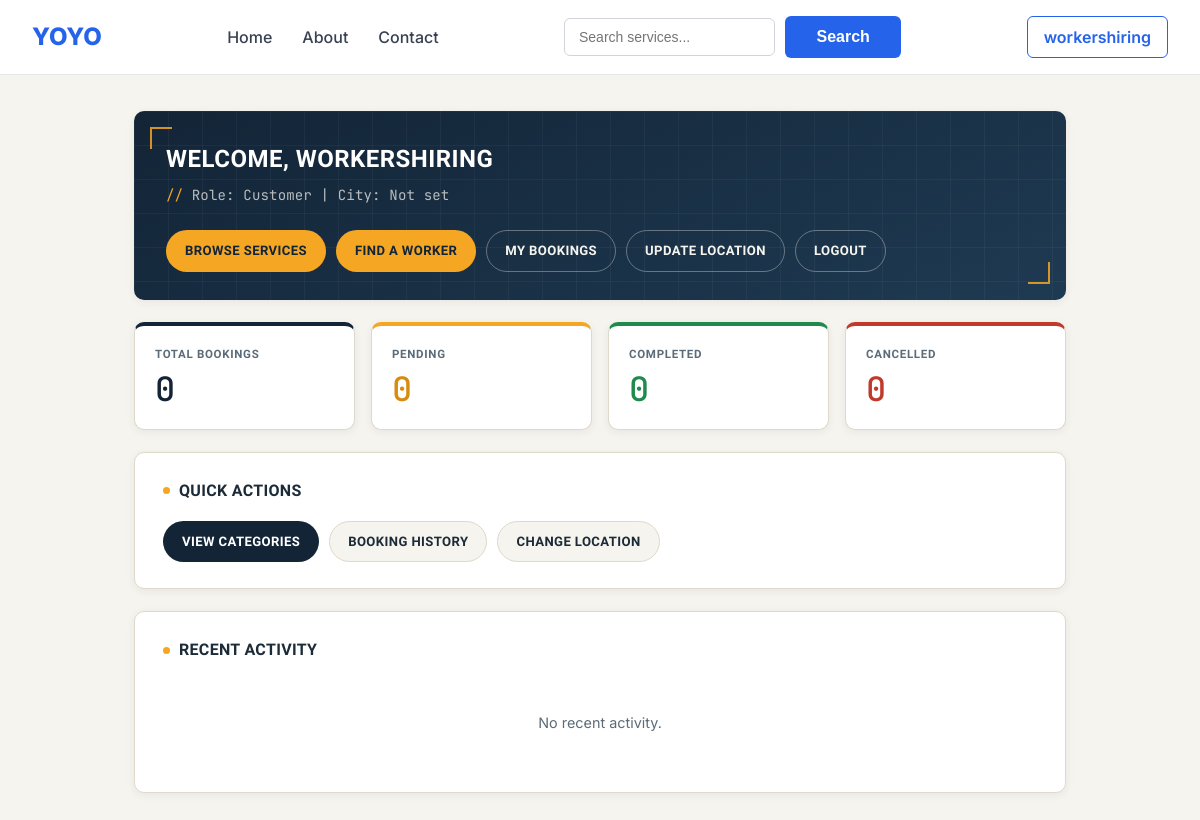
The app's page /accounts/dashboard/customer/ (signed in), older data.
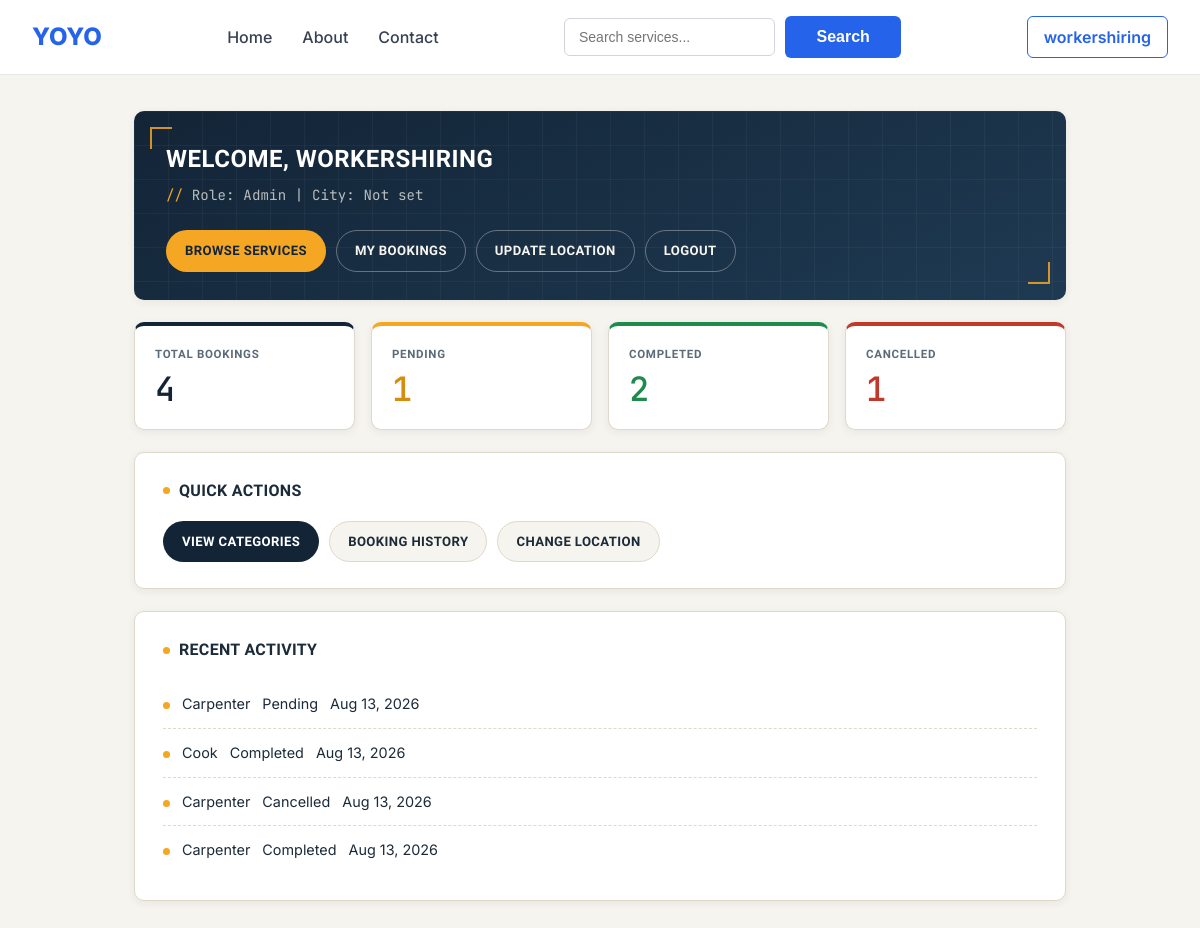
The same page, newer data.
### accounts/models.py (models this page shows, shortened)
class User(AbstractUser):
    class Role(models.TextChoices):
        CUSTOMER = "customer", "Customer"
        WORKER = "worker", "Worker"
        ADMIN = "admin", "Admin"
    id = models.UUIDField(primary_key=True, default=uuid.uuid4, editable=False)
    role = models.CharField(max_length=20, choices=Role.choices, default=Role.CUSTOMER)
    phone_number = models.CharField(max_length=20, unique=True, null=True, blank=True)
    address = models.CharField(max_length=255, blank=True)
    city = models.CharField(max_length=100, blank=True)
    latitude = models.DecimalField(max_digits=9, decimal_places=6, null=True, blank=True)
    longitude = models.DecimalField(max_digits=9, decimal_places=6, null=True, blank=True)
    is_phone_verified = models.BooleanField(default=False)
    created_at = models.DateTimeField(auto_now_add=True)
    updated_at = models.DateTimeField(auto_now=True)

### bookings/models.py (models this page shows, shortened)
class Booking(models.Model):
    class Status(models.TextChoices):
        PENDING = "pending", "Pending"          # created, awaiting worker assignment/acceptance
        ACCEPTED = "accepted", "Accepted"        # worker accepted
        IN_PROGRESS = "in_progress", "In Progress"
        COMPLETED = "completed", "Completed"
        CANCELLED = "cancelled", "Cancelled"
        REJECTED = "rejected", "Rejected"
    id = models.UUIDField(primary_key=True, default=uuid.uuid4, editable=False)
    customer = models.ForeignKey(
        settings.AUTH_USER_MODEL, on_delete=models.CASCADE, related_name="bookings_made"
    )
    worker = models.ForeignKey(
        WorkerProfile, on_delete=models.SET_NULL, null=True, blank=True, related_name="bookings"
    )
    category = models.ForeignKey(ServiceCategory, on_delete=models.PROTECT, related_name="bookings")
    status = models.CharField(max_length=20, choices=Status.choices, default=Status.PENDING)
    address = models.CharField(max_length=255)
    city = models.CharField(max_length=100)
    scheduled_start = models.DateTimeField()
    notes = models.TextField(blank=True)
    estimated_price = models.DecimalField(max_digits=8, decimal_places=2, null=True, blank=True)
    final_price = models.DecimalField(max_digits=8, decimal_places=2, null=True, blank=True)
    created_at = models.DateTimeField(auto_now_add=True)
    updated_at = models.DateTimeField(auto_now=True)
    completed_at = models.DateTimeField(null=True, blank=True)
    cancelled_at = models.DateTimeField(null=True, blank=True)
    cancellation_reason = models.CharField(max_length=255, blank=True)
    class Meta:
        ordering = ["-created_at"]

### categories/models.py (models this page shows, shortened)
class ServiceCategory(models.Model):
    name = models.CharField(max_length=100, unique=True)
    slug = models.SlugField(max_length=110, unique=True)
    description = models.TextField(blank=True)
    service_image=models.ImageField(upload_to='services/', blank=True, null=True)
    icon = models.CharField(max_length=100, blank=True, help_text="Icon name/key for the frontend")
    base_price = models.DecimalField(max_digits=8, decimal_places=2, help_text="Starting/callout price")
    is_active = models.BooleanField(default=True)
    class Meta:
        verbose_name_plural = "Service categories"
        ordering = ["name"]
    def __str__(self):
        return self.name

### accounts/views.py (the view)
@login_required
def customer_dashboard(request):
    user_bookings = Booking.objects.filter(customer=request.user)
    context = {
        "total_bookings": user_bookings.count(),
        "pending_bookings": user_bookings.filter(
            status=Booking.Status.PENDING
        ).count(),
        "completed_bookings": user_bookings.filter(
            status=Booking.Status.COMPLETED
        ).count(),
        "cancelled_bookings": user_bookings.filter(
            status=Booking.Status.CANCELLED
        ).count(),
        "recent_bookings": user_bookings[:5],
    }
    return render(request, "accounts/customer_dashboard.html", context)

### accounts/templates/accounts/customer_dashboard.html (shortened to what this page needs)
{% extends "base.html" %}
{% load static %}
{% block css %}
<link rel="stylesheet" href="{% static 'css/dashboard.css' %}">
{% endblock %}
{% block content %}
<div class="card welcome-card">
    <h2>Welcome, {{ user.username }}</h2>
    <p class="muted">
        Role: {{ user.role|title }} |
        City: {{ user.city|default:"Not set" }}
    </p>
    <div class="actions">
        <a class="btn" href="{% url 'categories:list' %}">
            Browse Services
        </a>
        {% if user.role == "customer" %}
        <a class="btn" href="{% url 'workers:search' %}">
            Find a Worker
        </a>
        {% endif %}
        <a class="btn secondary" href="{% url 'bookings:mine' %}">
            My Bookings
        </a>
        <a class="btn secondary" href="{% url 'accounts:update_location' %}">
            Update Location
        </a>
        <a class="btn secondary" href="{% url 'accounts:logout' %}">
            Logout
        </a>
    </div>
</div>
<div class="stats">
    <div class="stat-card stat-total">
        <h3>Total Bookings</h3>
        <p>{{ total_bookings|default:"0" }}</p>
    </div>
    <div class="stat-card stat-pending">
        <h3>Pending</h3>
        <p>{{ pending_bookings|default:"0" }}</p>
    </div>
    <div class="stat-card stat-completed">
        <h3>Completed</h3>
        <p>{{ completed_bookings|default:"0" }}</p>
    </div>
    <div class="stat-card stat-cancelled">
        <h3>Cancelled</h3>
        <p>{{ cancelled_bookings|default:"0" }}</p>
    </div>
</div>
<div class="card">
    <h3>Quick Actions</h3>
    <div class="actions">
        <a class="btn" href="{% url 'categories:list' %}">
            View Categories
        </a>
        <a class="btn secondary" href="{% url 'bookings:mine' %}">
            Booking History
        </a>
        <a class="btn secondary" href="{% url 'accounts:update_location' %}">
            Change Location
        </a>
    </div>
</div>
<div class="card">
    <h3>Recent Activity</h3>
    <ul class="activity-log">
        {% if recent_bookings %}
            {% for booking in recent_bookings %}
            <li>
                <span class="activity-category">{{ booking.category }}</span>
                <span class="activity-status status-{{ booking.status }}">{{ booking.get_status_display|default:booking.status }}</span>
                <span class="activity-date">{{ booking.created_at|date:"M d, Y" }}</span>
            </li>
            {% endfor %}
        {% else %}
            <li class="empty-row">No recent activity.</li>
        {% endif %}
    </ul>
</div>
{% endblock %}

### templates/base.html (shortened to what this page needs)
{% load static %}
<!DOCTYPE html>
<html lang="en">
<head>
    <link rel="stylesheet" href="{% static 'css/style.css' %}">
    {% block css %}
    {% endblock %}
</head>
<body>
<nav class="navbar">
    <a href="{% url 'categories:list' %}" class="logo">
        YOYO
    </a>
    <ul class="nav-links">
        <li><a href="{% url 'categories:list' %}">Home</a></li>
        <li><a href="{% url 'categories:about' %}">About</a></li>
        <li><a href="{% url 'categories:contact' %}">Contact</a></li>
    </ul>
    <form
    class="search-form"
    method="get"
    action="{% url 'workers:search' %}"
>
    <input
        type="text"
        name="q"
        placeholder="Search services..."
    >
    <button type="submit">
        Search
    </button>
</form>
    {% if user.is_authenticated %}
        <a href="{% url 'accounts:dashboard' %}">
            {{ user.username }}
        </a>
    {% else %}
        <a href="{% url 'accounts:login' %}">
            Login
        </a>
    {% endif %}
</nav>
    <main>
        {% block content %}
        {% endblock %}
    </main>
</body>
</html>

Row changes from the older to the newer data that the page shows:
changed User "WORKERSHIRING": role "Customer" → "Admin"
added Booking: category "Carpenter", status "Pending", created_at "Aug 13, 2026"
added Booking: category "Cook", status "Completed", created_at "Aug 13, 2026"
added Booking: category "Carpenter", status "Cancelled", created_at "Aug 13, 2026"
added Booking: category "Carpenter", status "Completed", created_at "Aug 13, 2026"
Text that changed along with them:
{{ total_bookings|default:"0" }}: "0" → "4"
{{ pending_bookings|default:"0" }}: "0" → "1"
{{ completed_bookings|default:"0" }}: "0" → "2"
{{ cancelled_bookings|default:"0" }}: "0" → "1"
text no longer shown: "FIND A WORKER No recent activity."
